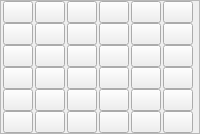
      <widget class="QFrame" name="frame_64">
       <property name="frameShape">
        <enum>QFrame::StyledPanel</enum>
       </property>
       <property name="frameShadow">
        <enum>QFrame::Raised</enum>
       </property>
       <layout class="QVBoxLayout" name="verticalLayout_25">
        <property name="spacing">
         <number>0</number>
        </property>
        <property name="leftMargin">
         <number>0</number>
        </property>
        <property name="topMargin">
         <number>0</number>
        </property>
        <property name="rightMargin">
         <number>0</number>
        </property>
        <property name="bottomMargin">
         <number>0</number>
        </property>
        <item>
         <widget class="QFrame" name="frame_65">
          <property name="styleSheet">
           <string notr="true">QFrame{
	border:none;
}</string>
          </property>
          <property name="frameShape">
           <enum>QFrame::StyledPanel</enum>
          </property>
          <property name="frameShadow">
           <enum>QFrame::Raised</enum>
          </property>
          <layout class="QHBoxLayout" name="horizontalLayout_25">
           <property name="spacing">
            <number>0</number>
           </property>
           <property name="leftMargin">
            <number>0</number>
           </property>
           <property name="topMargin">
            <number>0</number>
           </property>
           <property name="rightMargin">
            <number>0</number>
           </property>
           <property name="bottomMargin">
            <number>0</number>
           </property>
           <item>
            <widget class="QPushButton" name="pushButton_23">
             <property name="maximumSize">
              <size>
               <width>30</width>
               <height>30</height>
              </size>
             </property>
             <property name="text">
              <string/>
             </property>
             <property name="icon">
              <iconset>
               <normaloff>icon/点 (2).png</normaloff>icon/点 (2).png</iconset>
             </property>
             <property name="iconSize">
              <size>
               <width>50</width>
               <height>50</height>
              </size>
             </property>
            </widget>
           </item>
           <item>
            <widget class="QPushButton" name="pushButton_103">
             <property name="maximumSize">
              <size>
               <width>30</width>
               <height>30</height>
              </size>
             </property>
             <property name="text">
              <string/>
             </property>
             <property name="icon">
              <iconset>
               <normaloff>icon/点 (2).png</normaloff>icon/点 (2).png</iconset>
             </property>
             <property name="iconSize">
              <size>
               <width>50</width>
               <height>50</height>
              </size>
             </property>
            </widget>
           </item>
           <item>
            <widget class="QPushButton" name="pushButton_104">
             <property name="maximumSize">
              <size>
               <width>30</width>
               <height>30</height>
              </size>
             </property>
             <property name="text">
              <string/>
             </property>
             <property name="icon">
              <iconset>
               <normaloff>icon/点 (2).png</normaloff>icon/点 (2).png</iconset>
             </property>
             <property name="iconSize">
              <size>
               <width>50</width>
               <height>50</height>
              </size>
             </property>
            </widget>
           </item>
           <item>
            <widget class="QPushButton" name="pushButton_105">
             <property name="maximumSize">
              <size>
               <width>30</width>
               <height>30</height>
              </size>
             </property>
             <property name="text">
              <string/>
             </property>
             <property name="icon">
              <iconset>
               <normaloff>icon/点 (2).png</normaloff>icon/点 (2).png</iconset>
             </property>
             <property name="iconSize">
              <size>
               <width>50</width>
               <height>50</height>
              </size>
             </property>
            </widget>
           </item>
           <item>
            <widget class="QPushButton" name="pushButton_106">
             <property name="maximumSize">
              <size>
               <width>30</width>
               <height>30</height>
              </size>
             </property>
             <property name="text">
              <string/>
             </property>
             <property name="icon">
              <iconset>
               <normaloff>icon/点 (2).png</normaloff>icon/点 (2).png</iconset>
             </property>
             <property name="iconSize">
              <size>
               <width>50</width>
               <height>50</height>
              </size>
             </property>
            </widget>
           </item>
           <item>
            <widget class="QPushButton" name="pushButton_107">
             <property name="maximumSize">
              <size>
               <width>30</width>
               <height>30</height>
              </size>
             </property>
             <property name="text">
              <string/>
             </property>
             <property name="icon">
              <iconset>
               <normaloff>icon/点 (2).png</normaloff>icon/点 (2).png</iconset>
             </property>
             <property name="iconSize">
              <size>
               <width>50</width>
               <height>50</height>
              </size>
             </property>
            </widget>
           </item>
          </layout>
         </widget>
        </item>
        <item>
         <widget class="QFrame" name="frame_66">
          <property name="styleSheet">
           <string notr="true">QFrame{
	border:none;
}</string>
          </property>
          <property name="frameShape">
           <enum>QFrame::StyledPanel</enum>
          </property>
          <property name="frameShadow">
           <enum>QFrame::Raised</enum>
          </property>
          <layout class="QHBoxLayout" name="horizontalLayout_26">
           <property name="spacing">
            <number>0</number>
           </property>
           <property name="leftMargin">
            <number>0</number>
           </property>
           <property name="topMargin">
            <number>0</number>
           </property>
           <property name="rightMargin">
            <number>0</number>
           </property>
           <property name="bottomMargin">
            <number>0</number>
           </property>
           <item>
            <widget class="QPushButton" name="pushButton_108">
             <property name="maximumSize">
              <size>
               <width>30</width>
               <height>30</height>
              </size>
             </property>
             <property name="text">
              <string/>
             </property>
             <property name="icon">
              <iconset>
               <normaloff>icon/点 (2).png</normaloff>icon/点 (2).png</iconset>
             </property>
             <property name="iconSize">
              <size>
               <width>50</width>
               <height>50</height>
              </size>
             </property>
            </widget>
           </item>
           <item>
            <widget class="QPushButton" name="pushButton_109">
             <property name="maximumSize">
              <size>
               <width>30</width>
               <height>30</height>
              </size>
             </property>
             <property name="text">
              <string/>
             </property>
             <property name="icon">
              <iconset>
               <normaloff>icon/点 (2).png</normaloff>icon/点 (2).png</iconset>
             </property>
             <property name="iconSize">
              <size>
               <width>50</width>
               <height>50</height>
              </size>
             </property>
            </widget>
           </item>
           <item>
            <widget class="QPushButton" name="pushButton_110">
             <property name="maximumSize">
              <size>
               <width>30</width>
               <height>30</height>
              </size>
             </property>
             <property name="text">
              <string/>
             </property>
             <property name="icon">
              <iconset>
               <normaloff>icon/点 (2).png</normaloff>icon/点 (2).png</iconset>
             </property>
             <property name="iconSize">
              <size>
               <width>50</width>
               <height>50</height>
              </size>
             </property>
            </widget>
           </item>
           <item>
            <widget class="QPushButton" name="pushButton_111">
             <property name="maximumSize">
              <size>
               <width>30</width>
               <height>30</height>
              </size>
             </property>
             <property name="text">
              <string/>
             </property>
             <property name="icon">
              <iconset>
               <normaloff>icon/点 (2).png</normaloff>icon/点 (2).png</iconset>
             </property>
             <property name="iconSize">
              <size>
               <width>50</width>
               <height>50</height>
              </size>
             </property>
            </widget>
           </item>
           <item>
            <widget class="QPushButton" name="pushButton_112">
             <property name="maximumSize">
              <size>
               <width>30</width>
               <height>30</height>
              </size>
             </property>
             <property name="text">
              <string/>
             </property>
             <property name="icon">
              <iconset>
               <normaloff>icon/点 (2).png</normaloff>icon/点 (2).png</iconset>
             </property>
             <property name="iconSize">
              <size>
               <width>50</width>
               <height>50</height>
              </size>
             </property>
            </widget>
           </item>
           <item>
            <widget class="QPushButton" name="pushButton_113">
             <property name="maximumSize">
              <size>
               <width>30</width>
               <height>30</height>
              </size>
             </property>
             <property name="text">
              <string/>
             </property>
             <property name="icon">
              <iconset>
               <normaloff>icon/点 (2).png</normaloff>icon/点 (2).png</iconset>
             </property>
             <property name="iconSize">
              <size>
               <width>50</width>
               <height>50</height>
              </size>
             </property>
            </widget>
           </item>
          </layout>
         </widget>
        </item>
        <item>
         <widget class="QFrame" name="frame_67">
          <property name="styleSheet">
           <string notr="true">QFrame{
	border:none;
}</string>
          </property>
          <property name="frameShape">
           <enum>QFrame::StyledPanel</enum>
          </property>
          <property name="frameShadow">
           <enum>QFrame::Raised</enum>
          </property>
          <layout class="QHBoxLayout" name="horizontalLayout_27">
           <property name="spacing">
            <number>0</number>
           </property>
           <property name="leftMargin">
            <number>0</number>
           </property>
           <property name="topMargin">
            <number>0</number>
           </property>
           <property name="rightMargin">
            <number>0</number>
           </property>
           <property name="bottomMargin">
            <number>0</number>
           </property>
           <item>
            <widget class="QPushButton" name="pushButton_114">
             <property name="maximumSize">
              <size>
               <width>30</width>
               <height>30</height>
              </size>
             </property>
             <property name="text">
              <string/>
             </property>
             <property name="icon">
              <iconset>
               <normaloff>icon/点 (2).png</normaloff>icon/点 (2).png</iconset>
             </property>
             <property name="iconSize">
              <size>
               <width>50</width>
               <height>50</height>
              </size>
             </property>
            </widget>
           </item>
           <item>
            <widget class="QPushButton" name="pushButton_115">
             <property name="maximumSize">
              <size>
               <width>30</width>
               <height>30</height>
              </size>
             </property>
             <property name="text">
              <string/>
             </property>
             <property name="icon">
              <iconset>
               <normaloff>icon/点 (2).png</normaloff>icon/点 (2).png</iconset>
             </property>
             <property name="iconSize">
              <size>
               <width>50</width>
               <height>50</height>
              </size>
             </property>
            </widget>
           </item>
           <item>
            <widget class="QPushButton" name="pushButton_116">
             <property name="maximumSize">
              <size>
               <width>30</width>
               <height>30</height>
              </size>
             </property>
             <property name="text">
              <string/>
             </property>
             <property name="icon">
              <iconset>
               <normaloff>icon/点 (2).png</normaloff>icon/点 (2).png</iconset>
             </property>
             <property name="iconSize">
              <size>
               <width>50</width>
               <height>50</height>
              </size>
             </property>
            </widget>
           </item>
           <item>
            <widget class="QPushButton" name="pushButton_117">
             <property name="maximumSize">
              <size>
               <width>30</width>
               <height>30</height>
              </size>
             </property>
             <property name="text">
              <string/>
             </property>
             <property name="icon">
              <iconset>
               <normaloff>icon/点 (2).png</normaloff>icon/点 (2).png</iconset>
             </property>
             <property name="iconSize">
              <size>
               <width>50</width>
               <height>50</height>
              </size>
             </property>
            </widget>
           </item>
           <item>
            <widget class="QPushButton" name="pushButton_118">
             <property name="maximumSize">
              <size>
               <width>30</width>
               <height>30</height>
              </size>
             </property>
             <property name="text">
              <string/>
             </property>
             <property name="icon">
              <iconset>
               <normaloff>icon/点 (2).png</normaloff>icon/点 (2).png</iconset>
             </property>
             <property name="iconSize">
              <size>
               <width>50</width>
               <height>50</height>
              </size>
             </property>
            </widget>
           </item>
           <item>
            <widget class="QPushButton" name="pushButton_119">
             <property name="maximumSize">
              <size>
               <width>30</width>
               <height>30</height>
              </size>
             </property>
             <property name="text">
              <string/>
             </property>
             <property name="icon">
              <iconset>
               <normaloff>icon/点 (2).png</normaloff>icon/点 (2).png</iconset>
             </property>
             <property name="iconSize">
              <size>
               <width>50</width>
               <height>50</height>
              </size>
             </property>
            </widget>
           </item>
          </layout>
         </widget>
        </item>
        <item>
         <widget class="QFrame" name="frame_68">
          <property name="styleSheet">
           <string notr="true">QFrame{
	border:none;
}</string>
          </property>
          <property name="frameShape">
           <enum>QFrame::StyledPanel</enum>
          </property>
          <property name="frameShadow">
           <enum>QFrame::Raised</enum>
          </property>
          <layout class="QHBoxLayout" name="horizontalLayout_28">
           <property name="spacing">
            <number>0</number>
           </property>
           <property name="leftMargin">
            <number>0</number>
           </property>
           <property name="topMargin">
            <number>0</number>
           </property>
           <property name="rightMargin">
            <number>0</number>
           </property>
           <property name="bottomMargin">
            <number>0</number>
           </property>
           <item>
            <widget class="QPushButton" name="pushButton_120">
             <property name="maximumSize">
              <size>
               <width>30</width>
               <height>30</height>
              </size>
             </property>
             <property name="text">
              <string/>
             </property>
             <property name="icon">
              <iconset>
               <normaloff>icon/点 (2).png</normaloff>icon/点 (2).png</iconset>
             </property>
             <property name="iconSize">
              <size>
               <width>50</width>
               <height>50</height>
              </size>
             </property>
            </widget>
           </item>
           <item>
            <widget class="QPushButton" name="pushButton_121">
             <property name="maximumSize">
              <size>
               <width>30</width>
               <height>30</height>
              </size>
             </property>
             <property name="text">
              <string/>
             </property>
             <property name="icon">
              <iconset>
               <normaloff>icon/点 (2).png</normaloff>icon/点 (2).png</iconset>
             </property>
             <property name="iconSize">
              <size>
               <width>50</width>
               <height>50</height>
              </size>
             </property>
            </widget>
           </item>
           <item>
            <widget class="QPushButton" name="pushButton_122">
             <property name="maximumSize">
              <size>
               <width>30</width>
               <height>30</height>
              </size>
             </property>
             <property name="text">
              <string/>
             </property>
             <property name="icon">
              <iconset>
               <normaloff>icon/点 (2).png</normaloff>icon/点 (2).png</iconset>
             </property>
             <property name="iconSize">
              <size>
               <width>50</width>
               <height>50</height>
              </size>
             </property>
            </widget>
           </item>
           <item>
            <widget class="QPushButton" name="pushButton_123">
             <property name="maximumSize">
              <size>
               <width>30</width>
               <height>30</height>
              </size>
             </property>
             <property name="text">
              <string/>
             </property>
             <property name="icon">
              <iconset>
               <normaloff>icon/点 (2).png</normaloff>icon/点 (2).png</iconset>
             </property>
             <property name="iconSize">
              <size>
               <width>50</width>
               <height>50</height>
              </size>
             </property>
            </widget>
           </item>
           <item>
            <widget class="QPushButton" name="pushButton_124">
             <property name="maximumSize">
              <size>
               <width>30</width>
               <height>30</height>
              </size>
             </property>
             <property name="text">
              <string/>
             </property>
             <property name="icon">
              <iconset>
               <normaloff>icon/点 (2).png</normaloff>icon/点 (2).png</iconset>
             </property>
             <property name="iconSize">
              <size>
               <width>50</width>
               <height>50</height>
              </size>
             </property>
            </widget>
           </item>
           <item>
            <widget class="QPushButton" name="pushButton_125">
             <property name="maximumSize">
              <size>
               <width>30</width>
               <height>30</height>
              </size>
             </property>
             <property name="text">
              <string/>
             </property>
             <property name="icon">
              <iconset>
               <normaloff>icon/点 (2).png</normaloff>icon/点 (2).png</iconset>
             </property>
             <property name="iconSize">
              <size>
               <width>50</width>
               <height>50</height>
              </size>
             </property>
            </widget>
           </item>
          </layout>
         </widget>
        </item>
        <item>
         <widget class="QFrame" name="frame_69">
          <property name="styleSheet">
           <string notr="true">QFrame{
	border:none;
}</string>
          </property>
          <property name="frameShape">
           <enum>QFrame::StyledPanel</enum>
          </property>
          <property name="frameShadow">
           <enum>QFrame::Raised</enum>
          </property>
          <layout class="QHBoxLayout" name="horizontalLayout_29">
           <property name="spacing">
            <number>0</number>
           </property>
           <property name="leftMargin">
            <number>0</number>
           </property>
           <property name="topMargin">
            <number>0</number>
           </property>
           <property name="rightMargin">
            <number>0</number>
           </property>
           <property name="bottomMargin">
            <number>0</number>
           </property>
           <item>
            <widget class="QPushButton" name="pushButton_126">
             <property name="maximumSize">
              <size>
               <width>30</width>
               <height>30</height>
              </size>
             </property>
             <property name="text">
              <string/>
             </property>
             <property name="icon">
              <iconset>
               <normaloff>icon/点 (2).png</normaloff>icon/点 (2).png</iconset>
             </property>
             <property name="iconSize">
              <size>
               <width>50</width>
               <height>50</height>
              </size>
             </property>
            </widget>
           </item>
           <item>
            <widget class="QPushButton" name="pushButton_127">
             <property name="maximumSize">
              <size>
               <width>30</width>
               <height>30</height>
              </size>
             </property>
             <property name="text">
              <string/>
             </property>
             <property name="icon">
              <iconset>
               <normaloff>icon/点 (2).png</normaloff>icon/点 (2).png</iconset>
             </property>
             <property name="iconSize">
              <size>
               <width>50</width>
               <height>50</height>
              </size>
             </property>
            </widget>
           </item>
           <item>
            <widget class="QPushButton" name="pushButton_128">
             <property name="maximumSize">
              <size>
               <width>30</width>
               <height>30</height>
              </size>
             </property>
             <property name="text">
              <string/>
             </property>
             <property name="icon">
              <iconset>
               <normaloff>icon/点 (2).png</normaloff>icon/点 (2).png</iconset>
             </property>
             <property name="iconSize">
              <size>
               <width>50</width>
               <height>50</height>
              </size>
             </property>
            </widget>
           </item>
           <item>
            <widget class="QPushButton" name="pushButton_129">
             <property name="maximumSize">
              <size>
               <width>30</width>
               <height>30</height>
              </size>
             </property>
             <property name="text">
              <string/>
             </property>
             <property name="icon">
              <iconset>
               <normaloff>icon/点 (2).png</normaloff>icon/点 (2).png</iconset>
             </property>
             <property name="iconSize">
              <size>
               <width>50</width>
               <height>50</height>
              </size>
             </property>
            </widget>
           </item>
           <item>
            <widget class="QPushButton" name="pushButton_130">
             <property name="maximumSize">
              <size>
               <width>30</width>
               <height>30</height>
              </size>
             </property>
             <property name="text">
              <string/>
             </property>
             <property name="icon">
              <iconset>
               <normaloff>icon/点 (2).png</normaloff>icon/点 (2).png</iconset>
             </property>
             <property name="iconSize">
              <size>
               <width>50</width>
               <height>50</height>
              </size>
             </property>
            </widget>
           </item>
           <item>
            <widget class="QPushButton" name="pushButton_131">
             <property name="maximumSize">
              <size>
               <width>30</width>
               <height>30</height>
              </size>
             </property>
             <property name="text">
              <string/>
             </property>
             <property name="icon">
              <iconset>
               <normaloff>icon/点 (2).png</normaloff>icon/点 (2).png</iconset>
             </property>
             <property name="iconSize">
              <size>
               <width>50</width>
               <height>50</height>
              </size>
             </property>
            </widget>
           </item>
          </layout>
         </widget>
        </item>
        <item>
         <widget class="QFrame" name="frame_70">
          <property name="styleSheet">
           <string notr="true">QFrame{
	border:none;
}</string>
          </property>
          <property name="frameShape">
           <enum>QFrame::StyledPanel</enum>
          </property>
          <property name="frameShadow">
           <enum>QFrame::Raised</enum>
          </property>
          <layout class="QHBoxLayout" name="horizontalLayout_30">
           <property name="spacing">
            <number>0</number>
           </property>
           <property name="leftMargin">
            <number>0</number>
           </property>
           <property name="topMargin">
            <number>0</number>
           </property>
           <property name="rightMargin">
            <number>0</number>
           </property>
           <property name="bottomMargin">
            <number>0</number>
           </property>
           <item>
            <widget class="QPushButton" name="pushButton_132">
             <property name="maximumSize">
              <size>
               <width>30</width>
               <height>30</height>
              </size>
             </property>
             <property name="text">
              <string/>
             </property>
             <property name="icon">
              <iconset>
               <normaloff>icon/点 (2).png</normaloff>icon/点 (2).png</iconset>
             </property>
             <property name="iconSize">
              <size>
               <width>50</width>
               <height>50</height>
              </size>
             </property>
            </widget>
           </item>
           <item>
            <widget class="QPushButton" name="pushButton_133">
             <property name="maximumSize">
              <size>
               <width>30</width>
               <height>30</height>
              </size>
             </property>
             <property name="text">
              <string/>
             </property>
             <property name="icon">
              <iconset>
               <normaloff>icon/点 (2).png</normaloff>icon/点 (2).png</iconset>
             </property>
             <property name="iconSize">
              <size>
               <width>50</width>
               <height>50</height>
              </size>
             </property>
            </widget>
           </item>
           <item>
            <widget class="QPushButton" name="pushButton_134">
             <property name="maximumSize">
              <size>
               <width>30</width>
               <height>30</height>
              </size>
             </property>
             <property name="text">
              <string/>
             </property>
             <property name="icon">
              <iconset>
               <normaloff>icon/点 (2).png</normaloff>icon/点 (2).png</iconset>
             </property>
             <property name="iconSize">
              <size>
               <width>50</width>
               <height>50</height>
              </size>
             </property>
            </widget>
           </item>
           <item>
            <widget class="QPushButton" name="pushButton_135">
             <property name="maximumSize">
              <size>
               <width>30</width>
               <height>30</height>
              </size>
             </property>
             <property name="text">
              <string/>
             </property>
             <property name="icon">
              <iconset>
               <normaloff>icon/点 (2).png</normaloff>icon/点 (2).png</iconset>
             </property>
             <property name="iconSize">
              <size>
               <width>50</width>
               <height>50</height>
              </size>
             </property>
            </widget>
           </item>
           <item>
            <widget class="QPushButton" name="pushButton_136">
             <property name="maximumSize">
              <size>
               <width>30</width>
               <height>30</height>
              </size>
             </property>
             <property name="text">
              <string/>
             </property>
             <property name="icon">
              <iconset>
               <normaloff>icon/点 (2).png</normaloff>icon/点 (2).png</iconset>
             </property>
             <property name="iconSize">
              <size>
               <width>50</width>
               <height>50</height>
              </size>
             </property>
            </widget>
           </item>
           <item>
            <widget class="QPushButton" name="pushButton_137">
             <property name="maximumSize">
              <size>
               <width>30</width>
               <height>30</height>
              </size>
             </property>
             <property name="text">
              <string/>
             </property>
             <property name="icon">
              <iconset>
               <normaloff>icon/点 (2).png</normaloff>icon/点 (2).png</iconset>
             </property>
             <property name="iconSize">
              <size>
               <width>50</width>
               <height>50</height>
              </size>
             </property>
            </widget>
           </item>
          </layout>
         </widget>
        </item>
       </layout>
      </widget>
